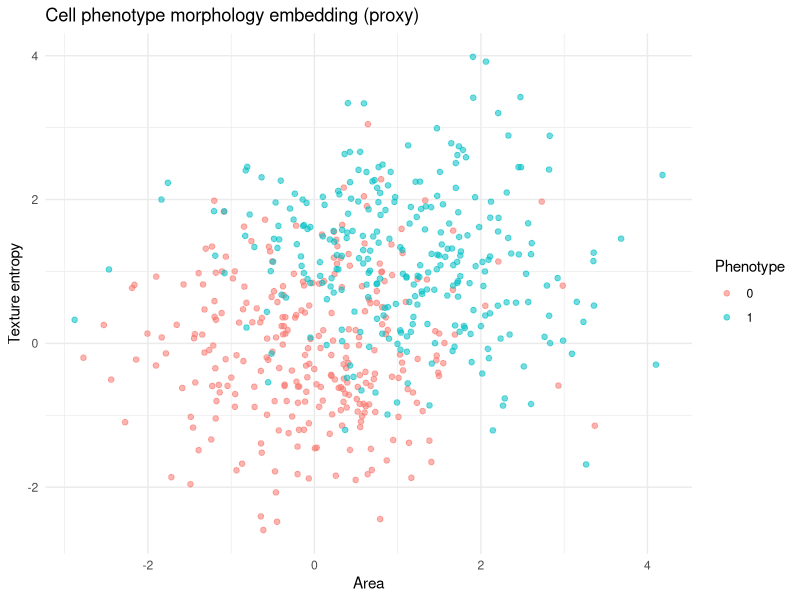

Write the R code that produced this figure.
# Detailed statistical workflow for: Image-based cell phenotyping with deep learning

suppressPackageStartupMessages({
  library(dplyr)
  library(ggplot2)
})

set.seed(222)
n <- 560
half <- floor(n / 2)
shift <- 1.15

synthesize <- function() {
  x_a <- matrix(rnorm(half * 24, mean = 0, sd = 1), nrow = half)
  x_b <- matrix(rnorm((n - half) * 24, mean = shift, sd = 1.05), nrow = n - half)
  X <- rbind(x_a, x_b)
  colnames(X) <- paste0("f", seq_len(24))
  colnames(X)[1:8] <- c(
    "area", "perimeter", "eccentricity", "texture_entropy",
    "intensity_mean", "intensity_std", "solidity", "aspect_ratio"
  )
  data.frame(X, label = c(rep(0L, half), rep(1L, n - half)))
}

df <- synthesize()
summary_tbl <- df %>%
  group_by(label) %>%
  summarise(n = n(), mean_area = mean(area), mean_texture = mean(texture_entropy), .groups = "drop")
print(summary_tbl)

p <- ggplot(df, aes(x = area, y = texture_entropy, color = factor(label))) +
  geom_point(alpha = 0.55, size = 1.6) +
  theme_minimal() +
  labs(
    title = "Cell phenotype morphology embedding (proxy)",
    color = "Phenotype",
    x = "Area",
    y = "Texture entropy"
  )
dir.create("assets", showWarnings = FALSE, recursive = TRUE)
ggsave("assets/overview_r.png", p, width = 8, height = 4.5, dpi = 150)
cat("R workflow complete for Image-based cell phenotyping with deep learning\n")
cat(sprintf("n=%d seed=222 mean label rate=%.3f\n", nrow(df), mean(df$label)))
